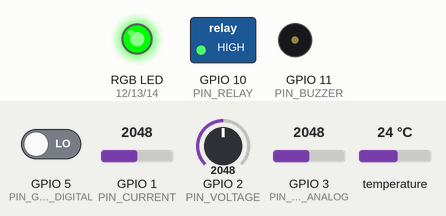
Recording of a sketch running on a simulated ESP32-S3. Shown: switched loads named in the sketch (green lamp = pin HIGH), an RGB LED mixed from three pins (HIGH = lit), buzzer (waves = sounding, pin HIGH). Inputs (shaded band) come from the test bench; at power-on: GPIO 3 (PIN_GAS_ANALOG) = 2048, GPIO 1 (PIN_CURRENT) = 2048, GPIO 2 (PIN_VOLTAGE) = 2048, GPIO 5 (PIN_GAS_DIGITAL) LOW, temperature 24 °C. What the sketch prints to the serial monitor is not drawn.

Above: at 1.7 s.
1.8 s: GPIO 3 (PIN_GAS_ANALOG) set to 725
6.0 s: GPIO 3 (PIN_GAS_ANALOG) set to 662
At 7.2 s:
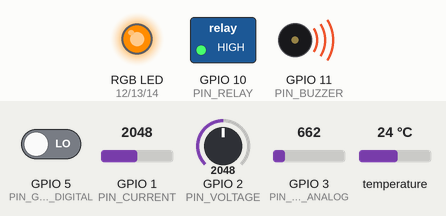
10.2 s: GPIO 1 (PIN_CURRENT) set to 2226
12.2 s: GPIO 1 (PIN_CURRENT) set to 2318
At 13.6 s:
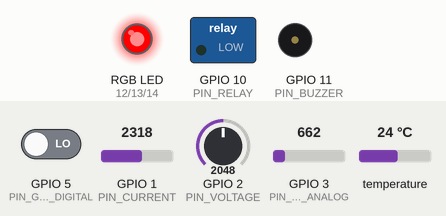
Timing chart, 0 to 23.7 s (numbered marks = the images above; inputs shaded):
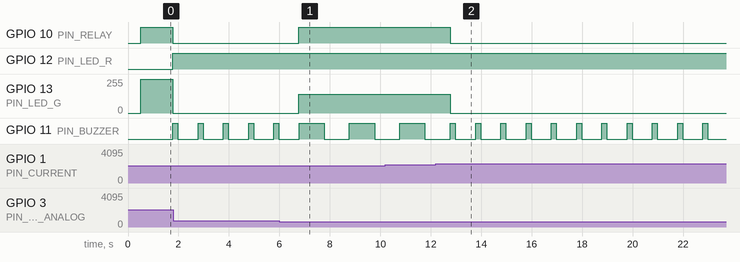

Measured:
- the behaviour switches between 700 and 699 on GPIO 3 (PIN_GAS_ANALOG) (found by bisection; images 0 and 1)
- the behaviour switches between 2286 and 2287 on GPIO 1 (PIN_CURRENT) (found by bisection; images 1 and 2)
- after the input at 6.0 s, GPIO 10 (PIN_RELAY): LOW → HIGH after 0.77 s; GPIO 13 (PIN_LED_G): 0/255 → 140/255 after 0.77 s; GPIO 11 (PIN_BUZZER): HIGH → LOW after 1.8 s, → HIGH 1.0 s later, → LOW 1.0 s later
- after the input at 12.2 s, GPIO 10 (PIN_RELAY): HIGH → LOW after 0.57 s; GPIO 13 (PIN_LED_G): 140/255 → 0/255 after 0.57 s; GPIO 11 (PIN_BUZZER): alternates HIGH for 0.20 s and LOW for 0.80 s, starting after 0.78 s
- by itself, GPIO 11 (PIN_BUZZER): alternates HIGH for 0.20 s and LOW for 0.80 s

The sketch:

fire_predict.ino
```cpp
/*
 * ================================================================
 *   AI-Based Embedded Electrical Fire Prediction System
 *   Microcontroller : ESP32-S3-WROOM-1-N4
 *   IDE             : Arduino IDE 2.x
 *   Board package   : esp32 by Espressif (v3.x)
 * ================================================================
 *  SENSORS
 *   IO1  → ACS712-20A   (current,  analog)
 *   IO2  → ZMPT101B     (voltage,  analog)
 *   IO3  → MQ-2 AOUT    (gas,      analog)
 *   IO4  → DS18B20      (temp,     1-Wire)
 *   IO5  → MQ-2 DOUT    (gas alert,digital)
 *
 *  OUTPUTS
 *   IO10 → Relay        (load cut)
 *   IO11 → Buzzer
 *   IO12 → RGB LED Red
 *   IO13 → RGB LED Green
 *   IO14 → RGB LED Blue
 * ================================================================
 *  RISK LEVELS
 *   SAFE    → Green LED,  silent,     relay ON
 *   WARNING → Amber LED,  slow beep,  relay ON
 *   DANGER  → Red LED,    fast beep,  relay OFF  ← load cut
 * ================================================================
 */

#include <OneWire.h>
#include <DallasTemperature.h>

// ── Pin definitions ───────────────────────────────────────────
#define PIN_CURRENT     1
#define PIN_VOLTAGE     2
#define PIN_GAS_ANALOG  3
#define PIN_ONEWIRE     4
#define PIN_GAS_DIGITAL 5

#define PIN_RELAY       10
#define PIN_BUZZER      11
#define PIN_LED_R       12
#define PIN_LED_G       13
#define PIN_LED_B       14

// ── Thresholds ────────────────────────────────────────────────
#define TEMP_WARN       55.0    // °C
#define TEMP_DANGER     75.0    // °C
#define CURR_WARN       12.0    // Amps
#define CURR_DANGER     18.0    // Amps
#define VOLT_LOW        180.0   // VAC — under voltage
#define VOLT_HIGH       260.0   // VAC — over voltage
#define GAS_WARN        400     // ADC raw (0–4095)
#define GAS_DANGER      700     // ADC raw

// ── DS18B20 setup ─────────────────────────────────────────────
OneWire           oneWire(PIN_ONEWIRE);
DallasTemperature tempSensor(&oneWire);

// ── Risk level ────────────────────────────────────────────────
enum Risk { SAFE, WARNING, DANGER };
Risk systemRisk = SAFE;

// ── Buzzer non-blocking timing ────────────────────────────────
unsigned long lastBuzzerMs  = 0;
bool          buzzerOn      = false;

// ── Sensor sampling interval ──────────────────────────────────
unsigned long lastSampleMs  = 0;
const unsigned long SAMPLE_INTERVAL = 1000;  // 1 second

// ─────────────────────────────────────────────────────────────
void setup() {
  Serial.begin(115200);
  delay(500);

  pinMode(PIN_GAS_DIGITAL, INPUT);
  pinMode(PIN_RELAY,  OUTPUT);
  pinMode(PIN_BUZZER, OUTPUT);
  pinMode(PIN_LED_R,  OUTPUT);
  pinMode(PIN_LED_G,  OUTPUT);
  pinMode(PIN_LED_B,  OUTPUT);

  // Safe startup state
  digitalWrite(PIN_RELAY,  HIGH);   // relay ON = load connected
  digitalWrite(PIN_BUZZER, LOW);
  setRGB(0, 255, 0);                // green = SAFE

  tempSensor.begin();

  Serial.println("================================================");
  Serial.println("  Fire Prediction System  —  STARTED");
  Serial.println("================================================");
  Serial.println("Temp(C) | Current(A) | Voltage(V) | Gas  | Risk");
  Serial.println("--------|------------|------------|------|------");
}

// ─────────────────────────────────────────────────────────────
void loop() {
  unsigned long now = millis();

  // Read and evaluate sensors every 1 second
  if (now - lastSampleMs >= SAMPLE_INTERVAL) {
    lastSampleMs = now;

    float temp    = readTemperature();
    float current = readCurrent();
    float voltage = readVoltage();
    int   gas     = readGas();
    bool  gasAlert = digitalRead(PIN_GAS_DIGITAL);

    systemRisk = evaluateRisk(temp, current, voltage, gas, gasAlert);
    applyOutputs(systemRisk);
    printReport(temp, current, voltage, gas, gasAlert);
  }

  // Handle buzzer beep pattern non-blocking
  handleBuzzer(millis());
}

// ─────────────────────────────────────────────────────────────
//  SENSOR FUNCTIONS
// ─────────────────────────────────────────────────────────────

float readTemperature() {
  tempSensor.requestTemperatures();
  float t = tempSensor.getTempCByIndex(0);
  if (t == DEVICE_DISCONNECTED_C) return 0.0;
  return t;
}

// ACS712-20A: Vout = 2.5V at 0A, sensitivity = 100mV/A
// 4kΩ + 3kΩ divider scales 5V → 3.3V max at ADC
float readCurrent() {
  int   raw     = analogRead(PIN_CURRENT);
  float vADC    = (raw / 4095.0) * 3.3;
  float vSensor = vADC * (7.0 / 3.0);        // undo voltage divider
  float amps    = (vSensor - 2.5) / 0.1;     // ACS712 formula
  return (amps < 0) ? 0 : amps;
}

// ZMPT101B: 0–5V output = 0–300VAC
// 4kΩ + 3kΩ divider scales sensor output to safe ADC range
float readVoltage() {
  int   raw     = analogRead(PIN_VOLTAGE);
  float vADC    = (raw / 4095.0) * 3.3;
  float vSensor = vADC * (7.0 / 3.0);        // undo voltage divider
  float vAC     = vSensor * (300.0 / 5.0);   // scale to AC volts
  return vAC;
}

// MQ-2: higher raw value = more gas/smoke
int readGas() {
  return analogRead(PIN_GAS_ANALOG);
}

// ─────────────────────────────────────────────────────────────
//  RISK EVALUATION
// ─────────────────────────────────────────────────────────────
Risk evaluateRisk(float t, float c, float v, int g, bool gasAlert) {
  Risk r = SAFE;

  // Temperature
  if      (t >= TEMP_DANGER) r = riskMax(r, DANGER);
  else if (t >= TEMP_WARN)   r = riskMax(r, WARNING);

  // Current / overload
  if      (c >= CURR_DANGER) r = riskMax(r, DANGER);
  else if (c >= CURR_WARN)   r = riskMax(r, WARNING);

  // Voltage — only evaluate if sensor is connected (v > 0)
  if (v > 10) {
    if (v > VOLT_HIGH || v < VOLT_LOW) r = riskMax(r, WARNING);
  }

  // Gas / smoke
  if      (gasAlert || g >= GAS_DANGER) r = riskMax(r, DANGER);
  else if (g >= GAS_WARN)               r = riskMax(r, WARNING);

  return r;
}

Risk riskMax(Risk a, Risk b) {
  return (b > a) ? b : a;
}

// ─────────────────────────────────────────────────────────────
//  OUTPUT CONTROL
// ─────────────────────────────────────────────────────────────
void applyOutputs(Risk r) {
  switch (r) {
    case SAFE:
      digitalWrite(PIN_RELAY, HIGH);  // load ON
      setRGB(0, 255, 0);              // green
      break;

    case WARNING:
      digitalWrite(PIN_RELAY, HIGH);  // load still ON
      setRGB(255, 140, 0);            // amber
      break;

    case DANGER:
      digitalWrite(PIN_RELAY, LOW);   // CUT the load
      setRGB(255, 0, 0);              // red
      break;
  }
}

// Non-blocking buzzer — fast beep on DANGER, slow on WARNING
void handleBuzzer(unsigned long now) {
  unsigned long interval = 0;

  if      (systemRisk == DANGER)  interval = 200;
  else if (systemRisk == WARNING) interval = 800;
  else {
    digitalWrite(PIN_BUZZER, LOW);
    buzzerOn = false;
    return;
  }

  if (now - lastBuzzerMs >= interval) {
    lastBuzzerMs = now;
    buzzerOn = !buzzerOn;
    digitalWrite(PIN_BUZZER, buzzerOn ? HIGH : LOW);
  }
}

// Set RGB LED color (0–255 per channel)
void setRGB(int r, int g, int b) {
  analogWrite(PIN_LED_R, r);
  analogWrite(PIN_LED_G, g);
  analogWrite(PIN_LED_B, b);
}

// ─────────────────────────────────────────────────────────────
//  SERIAL MONITOR REPORT
// ─────────────────────────────────────────────────────────────
void printReport(float t, float c, float v, int g, bool gasAlert) {
  const char* rLabel[] = { "SAFE   ", "WARNING", "DANGER " };
  const char* rIcon[]  = { "[OK]   ", "[WARN] ", "[FIRE!]" };

  Serial.printf("%-7.1f | %-10.2f | %-10.1f | %-4d | %s %s\n",
    t, c, v, g, rLabel[systemRisk], rIcon[systemRisk]);

  if (systemRisk == DANGER) {
    Serial.println("  *** HAZARD DETECTED — RELAY TRIPPED — LOAD CUT ***");
    if (t >= TEMP_DANGER)
      Serial.printf("  > Temp    : %.1f C  (limit %.0f C)\n", t, TEMP_DANGER);
    if (c >= CURR_DANGER)
      Serial.printf("  > Current : %.2f A  (limit %.0f A)\n", c, CURR_DANGER);
    if (g >= GAS_DANGER)
      Serial.printf("  > Gas ADC : %d      (limit %d)\n",     g, GAS_DANGER);
    if (gasAlert)
      Serial.println("  > Gas digital threshold triggered");
    Serial.println("  ------------------------------------------------");
  }

  if (systemRisk == WARNING) {
    Serial.println("  [!] Approaching threshold — monitor closely");
  }
}
```
